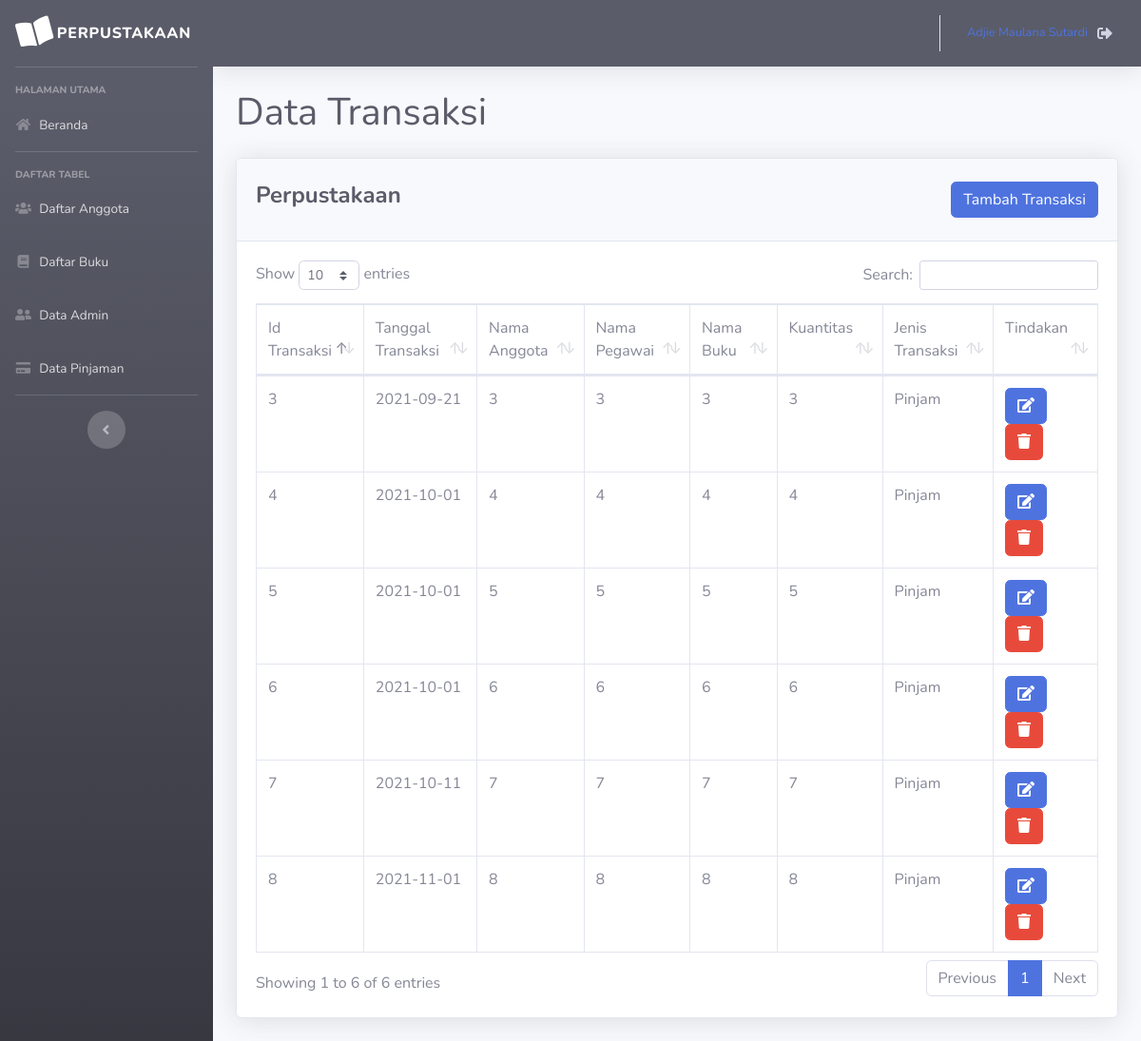
The app's page /ci_perpus/ci/index.php/home4/index4 with its own data.
### tables this page shows
CREATE TABLE `tabel_transaksi` (
  `id_transaksi` int(5) NOT NULL,
  `tanggal_transaksi` date NOT NULL,
  `id_anggota` int(5) NOT NULL,
  `id_pegawai` int(5) NOT NULL,
  `id_buku` int(11) NOT NULL,
  `quantity` int(3) NOT NULL,
  `jenis_transaksi` enum('Pinjam','Kembali') DEFAULT NULL
);

### ci_perpus/ci/application/controllers/Home4.php (called while the page is built, shortened)
<?php
class Home4 extends CI_Controller {
    public function index4()
    {
        $data['title'] = 'Perpustakaan';
        $data['tabel_transaksi'] = $this->T_transaksi->DataSemua();
        $this->load->view('templates/header', $data);
        $this->load->view('templates/sidebar');
        $this->load->view('templates/topbar');
        $this->load->view('templates/index4', $data);
        $this->load->view('templates/footer');
    }
}
?>

### ci_perpus/ci/index.php (called while the page is built, shortened)
<?php
require_once BASEPATH.'core/CodeIgniter.php';

### ci_perpus/ci/application/models/T_transaksi.php (called while the page is built, shortened)
<?php
class T_transaksi extends CI_Model
    {
        public function DataSemua ()
        {
            return $this->db->get('tabel_transaksi')->result_array();
        }
    }

### ci_perpus/ci/application/views/templates/index4.php (the view, shortened to what this page needs)
<div class="container-fluid">
<h1 class="h1 mb-4 text-dark">Data Transaksi</h1>
<div class="card shadow mb-4">
    <div class="card-header py-4">
        <h4 class="m-0 font-weight-bold text-dark"><?php echo $title; ?>
        <button type="button" class="btn btn-primary float-right" data-toggle="modal" data-target="#exampleModal">Tambah Transaksi</button>
    </div>
<div class="card-body">
    <div class="table-responsive">
        <table class="table table-bordered" id="dataTable" width="100%" cellspacing="0">
        <thead>
    <tr>
        <td>Id Transaksi</td>
        <td>Tanggal Transaksi</td>
        <td>Nama Anggota</td>
        <td>Nama Pegawai</td>
        <td>Nama Buku</td>
        <td>Kuantitas</td>
        <td>Jenis Transaksi</td>
        <td colspan="1">Tindakan</td>
    </tr>
        </thead>
    <tbody>
    <?php foreach ($tabel_transaksi as $tbl_trs) : ?>
        <tr>
            <td><?php echo $tbl_trs['id_transaksi']; ?></td>
            <td><?php echo $tbl_trs['tanggal_transaksi']; ?></td>
            <td><?php echo $tbl_trs['id_anggota']; ?></td>
            <td><?php echo $tbl_trs['id_pegawai']; ?></td>
            <td><?php echo $tbl_trs['id_buku']; ?></td>
            <td><?php echo $tbl_trs['quantity']; ?></td>
            <td><?php echo $tbl_trs['jenis_transaksi']; ?></td>
            <td>
                <a href="<?php echo base_url() ?>Home4/edit_transaksi/<?php echo $tbl_trs['id_transaksi']; ?>" class="btn btn-primary"><i class="fa fa-edit"></i></a>
                <a href="<?php echo base_url() ?>Home4/hapus_transaksi/<?php echo $tbl_trs['id_transaksi']; ?>" class="btn btn-danger"><i class="fa fa-trash"></i></a>
            </td>
        </tr>
    <?php endforeach; ?>
    </tbody>
</table>
</div>
</div>
</div>
</div>

### records on screen
tabel_transaksi: id_transaksi "3", tanggal_transaksi "2021-09-21", id_anggota "3", id_pegawai "3", id_buku "3", quantity "3", jenis_transaksi "Pinjam"
tabel_transaksi: id_transaksi "4", tanggal_transaksi "2021-10-01", id_anggota "4", id_pegawai "4", id_buku "4", quantity "4", jenis_transaksi "Pinjam"
tabel_transaksi: id_transaksi "5", tanggal_transaksi "2021-10-01", id_anggota "5", id_pegawai "5", id_buku "5", quantity "5", jenis_transaksi "Pinjam"
tabel_transaksi: id_transaksi "6", tanggal_transaksi "2021-10-01", id_anggota "6", id_pegawai "6", id_buku "6", quantity "6", jenis_transaksi "Pinjam"
tabel_transaksi: id_transaksi "7", tanggal_transaksi "2021-10-11", id_anggota "7", id_pegawai "7", id_buku "7", quantity "7", jenis_transaksi "Pinjam"
tabel_transaksi: id_transaksi "8", tanggal_transaksi "2021-11-01", id_anggota "8", id_pegawai "8", id_buku "8", quantity "8", jenis_transaksi "Pinjam"

### other values on screen
$title "Perpustakaan"
